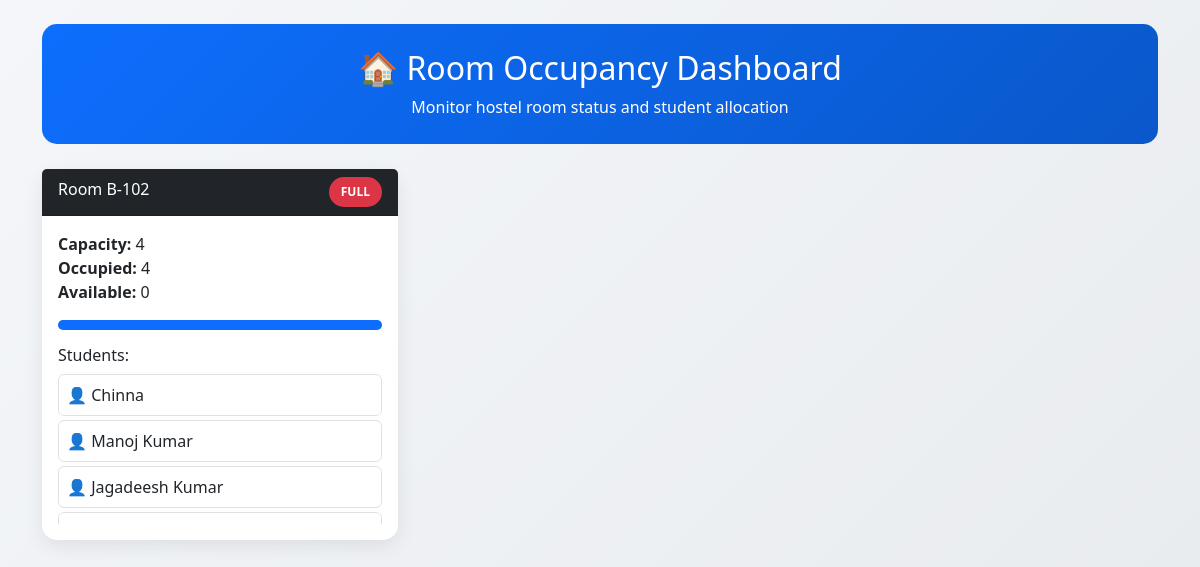
The app's page /room-occupancy/, older data.
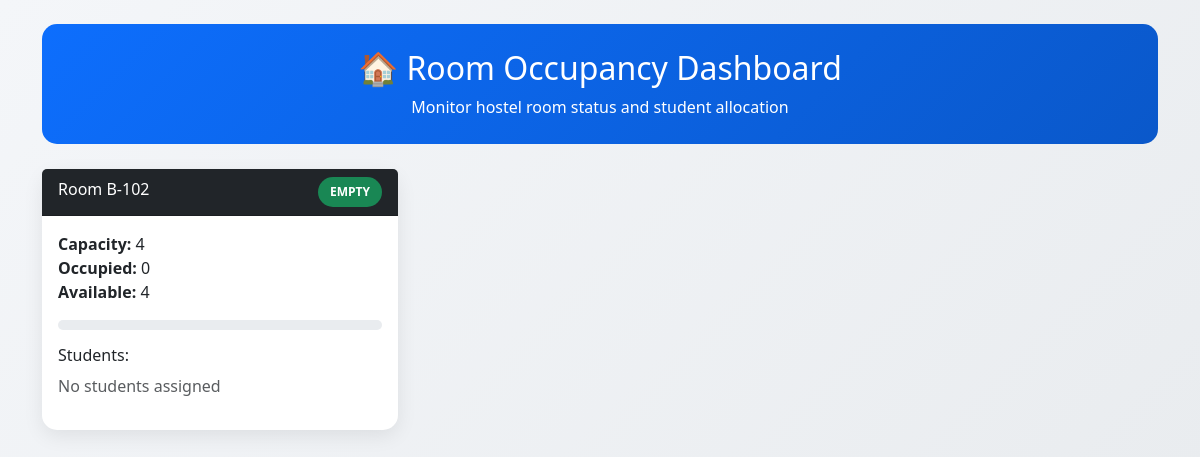
The same page, newer data.
### hostel/models.py (models this page shows, shortened)
class Room(models.Model):
    room_number = models.CharField(
        max_length=10,
        unique=True
    )
    capacity = models.IntegerField(
        default=4
    )

class Student(models.Model):
    GENDER_CHOICES = [
        ('Male', 'Male'),
        ('Female', 'Female'),
        ('Other', 'Other'),
    ]
    user = models.OneToOneField(
        User,
        on_delete=models.CASCADE
    )
    name = models.CharField(max_length=100)
    email = models.EmailField(
        unique=True
    )
    phone = models.CharField(max_length=15)
    gender = models.CharField(
        max_length=10,
        choices=GENDER_CHOICES
    )
    address = models.TextField()
    room = models.ForeignKey(
    Room,
    on_delete=models.SET_NULL,
    null=True,
    blank=True
)
    rent_price = models.DecimalField(
        max_digits=8,
        decimal_places=2,
        default=3000.00
    )
    rent_status = models.BooleanField(
        default=False
    )
    photo = models.ImageField(
        upload_to='student_photos/',
        blank=True,
        null=True
    )
    parent_name = models.CharField(
        max_length=100,
        blank=True,
        null=True
    )
    parent_phone = models.CharField(
        max_length=15,
        blank=True,
        null=True
    )
    parent_email = models.EmailField(
        blank=True,
        null=True
    )
    join_date = models.DateField(
        auto_now_add=True
    )
    created_at = models.DateTimeField(
        auto_now_add=True
    )
    updated_at = models.DateTimeField(
        auto_now=True
    )

### hostel/views.py (the view)
def room_occupancy_dashboard(request):
    rooms = Room.objects.all()
    room_data = []
    for room in rooms:
        students = Student.objects.filter(room=room)
        room_data.append({
            'room': room,
            'students': students,
            'occupied': students.count(),
            'available': room.capacity - students.count()
        })
    return render(request, 'room_occupancy_dashboard.html', {
        'room_data': room_data
    })

### templates/room_occupancy_dashboard.html (shortened to what this page needs)
<!DOCTYPE html>
<html lang="en">
<head>
    <link href="https://cdn.jsdelivr.net/npm/bootstrap@5.3.3/dist/css/bootstrap.min.css" rel="stylesheet">
</head>
<body>
<div class="container py-4">
    <div class="dashboard-header text-center">
        <h2>🏠 Room Occupancy Dashboard</h2>
        <p class="mb-0">Monitor hostel room status and student allocation</p>
    </div>
    <div class="row">
        {% for item in room_data %}
        <div class="col-md-4 mb-4">
            <div class="card room-card">
                <div class="card-header bg-dark text-white d-flex justify-content-between">
                    <span>Room {{ item.room.room_number }}</span>
                    {% if item.occupied >= item.room.capacity %}
                        <span class="badge-status full">FULL</span>
                    {% elif item.occupied > 0 %}
                        <span class="badge-status partial">PARTIAL</span>
                    {% else %}
                        <span class="badge-status empty">EMPTY</span>
                    {% endif %}
                </div>
                <div class="card-body">
                    <p>
                        <strong>Capacity:</strong> {{ item.room.capacity }} <br>
                        <strong>Occupied:</strong> {{ item.occupied }} <br>
                        <strong>Available:</strong> {{ item.available }}
                    </p>
                    <div class="progress mb-3">
                        <div class="progress-bar bg-primary"
                             style="width: {% widthratio item.occupied item.room.capacity 100 %}%;">
                        </div>
                    </div>
                    <h6>Students:</h6>
                    <div class="student-list">
                        {% for student in item.students %}
                            <div class="border rounded p-2 mb-1">
                                👤 {{ student.name }}
                            </div>
                        {% empty %}
                            <p class="text-muted">No students assigned</p>
                        {% endfor %}
                    </div>
                </div>
            </div>
        </div>
        {% endfor %}
    </div>
</div>
</body>
</html>

Row changes from the older to the newer data that the page shows:
removed Student: name "Chinna"
removed Student: name "Manoj Kumar"
removed Student: name "Jagadeesh Kumar"
computed for Room: occupied "4" → "0"; available "0" → "4"; text "FULL" → "EMPTY No students assigned"
